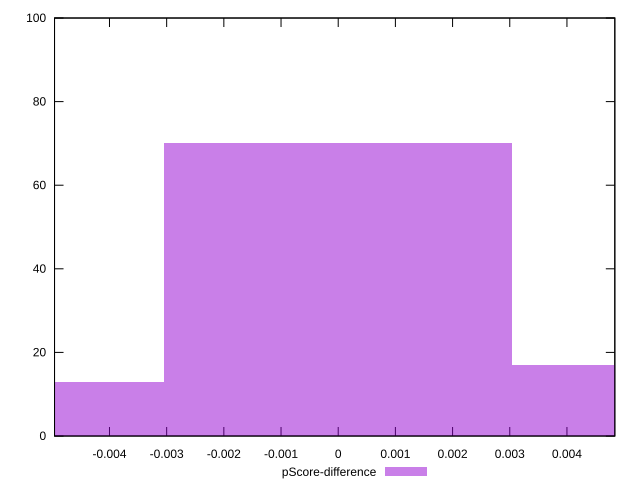

Write gnuplot code to recreate this figure.
reset

$pScoreDifference <<EOF
0 70
0.006088167340531637 17
-0.006088167340531637 13
EOF

set key outside below
set boxwidth 0.006088167340531637
set xrange [-0.0049608632240882855:0.00483725991931705]
set yrange [0:100]
set trange [0:100]
set style fill transparent solid 0.5 noborder
set terminal svg size 640, 490 enhanced background rgb 'white'
set output "reports/report_00028_2021-02-24T12-49-42.674Z/first-contentful-paint/samples/music/pScore-difference/histogram.svg"

plot $pScoreDifference title "pScore-difference" with boxes

reset
